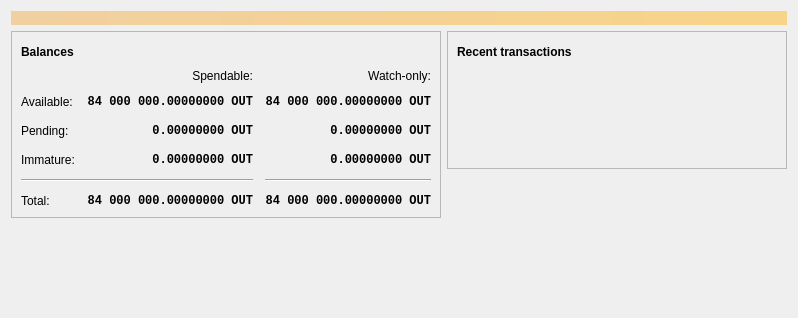
<?xml version="1.0" encoding="UTF-8"?>
<ui version="4.0">
 <class>OverviewPage</class>
 <widget class="QWidget" name="OverviewPage">
  <property name="geometry">
   <rect>
    <x>0</x>
    <y>0</y>
    <width>798</width>
    <height>318</height>
   </rect>
  </property>
  <property name="windowTitle">
   <string>Form</string>
  </property>
  <layout class="QVBoxLayout" name="topLayout">
   <item>
    <widget class="QLabel" name="labelAlerts">
     <property name="visible">
      <bool>false</bool>
     </property>
     <property name="styleSheet">
      <string notr="true">QLabel { background-color: qlineargradient(x1: 0, y1: 0, x2: 1, y2: 0, stop:0 #F0D0A0, stop:1 #F8D488); color:#000000; }</string>
     </property>
     <property name="wordWrap">
      <bool>true</bool>
     </property>
     <property name="margin">
      <number>3</number>
     </property>
     <property name="textInteractionFlags">
      <set>Qt::TextSelectableByMouse</set>
     </property>
    </widget>
   </item>
   <item>
    <layout class="QHBoxLayout" name="horizontalLayout" stretch="1,1">
     <item>
      <layout class="QVBoxLayout" name="verticalLayout_2">
       <item>
        <widget class="QFrame" name="frame">
         <property name="frameShape">
          <enum>QFrame::StyledPanel</enum>
         </property>
         <property name="frameShadow">
          <enum>QFrame::Raised</enum>
         </property>
         <layout class="QVBoxLayout" name="verticalLayout_4">
          <item>
           <layout class="QHBoxLayout" name="horizontalLayout_4">
            <item>
             <widget class="QLabel" name="label_5">
              <property name="font">
               <font>
                <weight>75</weight>
                <bold>true</bold>
               </font>
              </property>
              <property name="text">
               <string>Balances</string>
              </property>
             </widget>
            </item>
            <item>
             <widget class="QPushButton" name="labelWalletStatus">
              <property name="enabled">
               <bool>true</bool>
              </property>
              <property name="maximumSize">
               <size>
                <width>30</width>
                <height>16777215</height>
               </size>
              </property>
              <property name="toolTip">
               <string>The displayed information may be out of date. Your wallet automatically synchronizes with the Outcoin network after a connection is established, but this process has not completed yet.</string>
              </property>
              <property name="text">
               <string/>
              </property>
              <property name="icon">
               <iconset resource="../bitcoin.qrc">
                <normaloff>:/icons/warning</normaloff>
                <disabledoff>:/icons/warning</disabledoff>:/icons/warning</iconset>
              </property>
              <property name="iconSize">
               <size>
                <width>24</width>
                <height>24</height>
               </size>
              </property>
              <property name="flat">
               <bool>true</bool>
              </property>
             </widget>
            </item>
            <item>
             <spacer name="horizontalSpacer_3">
              <property name="orientation">
               <enum>Qt::Horizontal</enum>
              </property>
              <property name="sizeHint" stdset="0">
               <size>
                <width>40</width>
                <height>20</height>
               </size>
              </property>
             </spacer>
            </item>
           </layout>
          </item>
          <item>
           <layout class="QGridLayout" name="gridLayout">
            <property name="spacing">
             <number>12</number>
            </property>
            <item row="2" column="2">
             <widget class="QLabel" name="labelWatchPending">
              <property name="font">
               <font>
                <family>Monospace</family>
                <weight>75</weight>
                <bold>true</bold>
               </font>
              </property>
              <property name="cursor">
               <cursorShape>IBeamCursor</cursorShape>
              </property>
              <property name="toolTip">
               <string>Unconfirmed transactions to watch-only addresses</string>
              </property>
              <property name="text">
               <string notr="true">0.00000000 OUT</string>
              </property>
              <property name="alignment">
               <set>Qt::AlignRight|Qt::AlignTrailing|Qt::AlignVCenter</set>
              </property>
              <property name="textInteractionFlags">
               <set>Qt::LinksAccessibleByMouse|Qt::TextSelectableByKeyboard|Qt::TextSelectableByMouse</set>
              </property>
             </widget>
            </item>
            <item row="2" column="1">
             <widget class="QLabel" name="labelUnconfirmed">
              <property name="font">
               <font>
                <family>Monospace</family>
                <weight>75</weight>
                <bold>true</bold>
               </font>
              </property>
              <property name="cursor">
               <cursorShape>IBeamCursor</cursorShape>
              </property>
              <property name="toolTip">
               <string>Total of transactions that have yet to be confirmed, and do not yet count toward the spendable balance</string>
              </property>
              <property name="text">
               <string notr="true">0.00000000 OUT</string>
              </property>
              <property name="alignment">
               <set>Qt::AlignRight|Qt::AlignTrailing|Qt::AlignVCenter</set>
              </property>
              <property name="textInteractionFlags">
               <set>Qt::LinksAccessibleByMouse|Qt::TextSelectableByKeyboard|Qt::TextSelectableByMouse</set>
              </property>
             </widget>
            </item>
            <item row="3" column="2">
             <widget class="QLabel" name="labelWatchImmature">
              <property name="font">
               <font>
                <family>Monospace</family>
                <weight>75</weight>
                <bold>true</bold>
               </font>
              </property>
              <property name="cursor">
               <cursorShape>IBeamCursor</cursorShape>
              </property>
              <property name="toolTip">
               <string>Mined balance in watch-only addresses that has not yet matured</string>
              </property>
              <property name="text">
               <string notr="true">0.00000000 OUT</string>
              </property>
              <property name="alignment">
               <set>Qt::AlignRight|Qt::AlignTrailing|Qt::AlignVCenter</set>
              </property>
              <property name="textInteractionFlags">
               <set>Qt::LinksAccessibleByMouse|Qt::TextSelectableByKeyboard|Qt::TextSelectableByMouse</set>
              </property>
             </widget>
            </item>
            <item row="4" column="0" colspan="2">
             <widget class="Line" name="line">
              <property name="orientation">
               <enum>Qt::Horizontal</enum>
              </property>
             </widget>
            </item>
            <item row="4" column="2">
             <widget class="Line" name="lineWatchBalance">
              <property name="sizePolicy">
               <sizepolicy hsizetype="Preferred" vsizetype="Fixed">
                <horstretch>0</horstretch>
                <verstretch>0</verstretch>
               </sizepolicy>
              </property>
              <property name="minimumSize">
               <size>
                <width>140</width>
                <height>0</height>
               </size>
              </property>
              <property name="orientation">
               <enum>Qt::Horizontal</enum>
              </property>
             </widget>
            </item>
            <item row="5" column="0">
             <widget class="QLabel" name="labelTotalText">
              <property name="text">
               <string>Total:</string>
              </property>
             </widget>
            </item>
            <item row="3" column="1">
             <widget class="QLabel" name="labelImmature">
              <property name="font">
               <font>
                <family>Monospace</family>
                <weight>75</weight>
                <bold>true</bold>
               </font>
              </property>
              <property name="cursor">
               <cursorShape>IBeamCursor</cursorShape>
              </property>
              <property name="toolTip">
               <string>Mined balance that has not yet matured</string>
              </property>
              <property name="text">
               <string notr="true">0.00000000 OUT</string>
              </property>
              <property name="alignment">
               <set>Qt::AlignRight|Qt::AlignTrailing|Qt::AlignVCenter</set>
              </property>
              <property name="textInteractionFlags">
               <set>Qt::LinksAccessibleByMouse|Qt::TextSelectableByKeyboard|Qt::TextSelectableByMouse</set>
              </property>
             </widget>
            </item>
            <item row="2" column="3">
             <spacer name="horizontalSpacer_2">
              <property name="orientation">
               <enum>Qt::Horizontal</enum>
              </property>
              <property name="sizeHint" stdset="0">
               <size>
                <width>40</width>
                <height>20</height>
               </size>
              </property>
             </spacer>
            </item>
            <item row="3" column="0">
             <widget class="QLabel" name="labelImmatureText">
              <property name="text">
               <string>Immature:</string>
              </property>
             </widget>
            </item>
            <item row="5" column="1">
             <widget class="QLabel" name="labelTotal">
              <property name="font">
               <font>
                <family>Monospace</family>
                <weight>75</weight>
                <bold>true</bold>
               </font>
              </property>
              <property name="cursor">
               <cursorShape>IBeamCursor</cursorShape>
              </property>
              <property name="toolTip">
               <string>Your current total balance</string>
              </property>
              <property name="text">
               <string notr="true">84 000 000.00000000 OUT</string>
              </property>
              <property name="alignment">
               <set>Qt::AlignRight|Qt::AlignTrailing|Qt::AlignVCenter</set>
              </property>
              <property name="textInteractionFlags">
               <set>Qt::LinksAccessibleByMouse|Qt::TextSelectableByKeyboard|Qt::TextSelectableByMouse</set>
              </property>
             </widget>
            </item>
            <item row="5" column="2">
             <widget class="QLabel" name="labelWatchTotal">
              <property name="font">
               <font>
                <family>Monospace</family>
                <weight>75</weight>
                <bold>true</bold>
               </font>
              </property>
              <property name="cursor">
               <cursorShape>IBeamCursor</cursorShape>
              </property>
              <property name="toolTip">
               <string>Current total balance in watch-only addresses</string>
              </property>
              <property name="text">
               <string notr="true">84 000 000.00000000 OUT</string>
              </property>
              <property name="alignment">
               <set>Qt::AlignRight|Qt::AlignTrailing|Qt::AlignVCenter</set>
              </property>
              <property name="textInteractionFlags">
               <set>Qt::LinksAccessibleByMouse|Qt::TextSelectableByKeyboard|Qt::TextSelectableByMouse</set>
              </property>
             </widget>
            </item>
            <item row="0" column="2">
             <widget class="QLabel" name="labelWatchonly">
              <property name="text">
               <string>Watch-only:</string>
              </property>
              <property name="alignment">
               <set>Qt::AlignRight|Qt::AlignTrailing|Qt::AlignVCenter</set>
              </property>
             </widget>
            </item>
            <item row="1" column="0">
             <widget class="QLabel" name="labelBalanceText">
              <property name="text">
               <string>Available:</string>
              </property>
             </widget>
            </item>
            <item row="1" column="1">
             <widget class="QLabel" name="labelBalance">
              <property name="font">
               <font>
                <family>Monospace</family>
                <weight>75</weight>
                <bold>true</bold>
               </font>
              </property>
              <property name="cursor">
               <cursorShape>IBeamCursor</cursorShape>
              </property>
              <property name="toolTip">
               <string>Your current spendable balance</string>
              </property>
              <property name="text">
               <string notr="true">84 000 000.00000000 OUT</string>
              </property>
              <property name="alignment">
               <set>Qt::AlignRight|Qt::AlignTrailing|Qt::AlignVCenter</set>
              </property>
              <property name="textInteractionFlags">
               <set>Qt::LinksAccessibleByMouse|Qt::TextSelectableByKeyboard|Qt::TextSelectableByMouse</set>
              </property>
             </widget>
            </item>
            <item row="1" column="2">
             <widget class="QLabel" name="labelWatchAvailable">
              <property name="font">
               <font>
                <family>Monospace</family>
                <weight>75</weight>
                <bold>true</bold>
               </font>
              </property>
              <property name="cursor">
               <cursorShape>IBeamCursor</cursorShape>
              </property>
              <property name="toolTip">
               <string>Your current balance in watch-only addresses</string>
              </property>
              <property name="text">
               <string notr="true">84 000 000.00000000 OUT</string>
              </property>
              <property name="alignment">
               <set>Qt::AlignRight|Qt::AlignTrailing|Qt::AlignVCenter</set>
              </property>
              <property name="textInteractionFlags">
               <set>Qt::LinksAccessibleByMouse|Qt::TextSelectableByKeyboard|Qt::TextSelectableByMouse</set>
              </property>
             </widget>
            </item>
            <item row="2" column="0">
             <widget class="QLabel" name="labelPendingText">
              <property name="text">
               <string>Pending:</string>
              </property>
             </widget>
            </item>
            <item row="0" column="1">
             <widget class="QLabel" name="labelSpendable">
              <property name="text">
               <string>Spendable:</string>
              </property>
              <property name="alignment">
               <set>Qt::AlignRight|Qt::AlignTrailing|Qt::AlignVCenter</set>
              </property>
             </widget>
            </item>
           </layout>
          </item>
         </layout>
        </widget>
       </item>
       <item>
        <spacer name="verticalSpacer">
         <property name="orientation">
          <enum>Qt::Vertical</enum>
         </property>
         <property name="sizeHint" stdset="0">
          <size>
           <width>20</width>
           <height>40</height>
          </size>
         </property>
        </spacer>
       </item>
      </layout>
     </item>
     <item>
      <layout class="QVBoxLayout" name="verticalLayout_3">
       <item>
        <widget class="QFrame" name="frame_2">
         <property name="frameShape">
          <enum>QFrame::StyledPanel</enum>
         </property>
         <property name="frameShadow">
          <enum>QFrame::Raised</enum>
         </property>
         <layout class="QVBoxLayout" name="verticalLayout">
          <item>
           <layout class="QHBoxLayout" name="horizontalLayout_2">
            <item>
             <widget class="QLabel" name="label_4">
              <property name="font">
               <font>
                <weight>75</weight>
                <bold>true</bold>
               </font>
              </property>
              <property name="text">
               <string>Recent transactions</string>
              </property>
             </widget>
            </item>
            <item>
             <widget class="QPushButton" name="labelTransactionsStatus">
              <property name="enabled">
               <bool>true</bool>
              </property>
              <property name="maximumSize">
               <size>
                <width>30</width>
                <height>16777215</height>
               </size>
              </property>
              <property name="toolTip">
               <string>The displayed information may be out of date. Your wallet automatically synchronizes with the Outcoin network after a connection is established, but this process has not completed yet.</string>
              </property>
              <property name="text">
               <string/>
              </property>
              <property name="icon">
               <iconset resource="../bitcoin.qrc">
                <normaloff>:/icons/warning</normaloff>
                <disabledoff>:/icons/warning</disabledoff>:/icons/warning</iconset>
              </property>
              <property name="iconSize">
               <size>
                <width>24</width>
                <height>24</height>
               </size>
              </property>
              <property name="flat">
               <bool>true</bool>
              </property>
             </widget>
            </item>
            <item>
             <spacer name="horizontalSpacer">
              <property name="orientation">
               <enum>Qt::Horizontal</enum>
              </property>
              <property name="sizeHint" stdset="0">
               <size>
                <width>40</width>
                <height>20</height>
               </size>
              </property>
             </spacer>
            </item>
           </layout>
          </item>
          <item>
           <widget class="TransactionOverviewWidget" name="listTransactions">
            <property name="styleSheet">
             <string notr="true">QListView { background: transparent; }</string>
            </property>
            <property name="frameShape">
             <enum>QFrame::NoFrame</enum>
            </property>
            <property name="verticalScrollBarPolicy">
             <enum>Qt::ScrollBarAlwaysOff</enum>
            </property>
            <property name="horizontalScrollBarPolicy">
             <enum>Qt::ScrollBarAlwaysOff</enum>
            </property>
            <property name="sizeAdjustPolicy">
             <enum>QAbstractScrollArea::AdjustToContents</enum>
            </property>
            <property name="selectionMode">
             <enum>QAbstractItemView::NoSelection</enum>
            </property>
            <property name="uniformItemSizes">
             <bool>true</bool>
            </property>
           </widget>
          </item>
         </layout>
        </widget>
       </item>
       <item>
        <spacer name="verticalSpacer_2">
         <property name="orientation">
          <enum>Qt::Vertical</enum>
         </property>
         <property name="sizeHint" stdset="0">
          <size>
           <width>20</width>
           <height>40</height>
          </size>
         </property>
        </spacer>
       </item>
      </layout>
     </item>
    </layout>
   </item>
  </layout>
 </widget>
 <customwidgets>
  <customwidget>
   <class>TransactionOverviewWidget</class>
   <extends>QListView</extends>
   <header>qt/transactionoverviewwidget.h</header>
  </customwidget>
 </customwidgets>
 <resources/>
 <connections/>
</ui>
